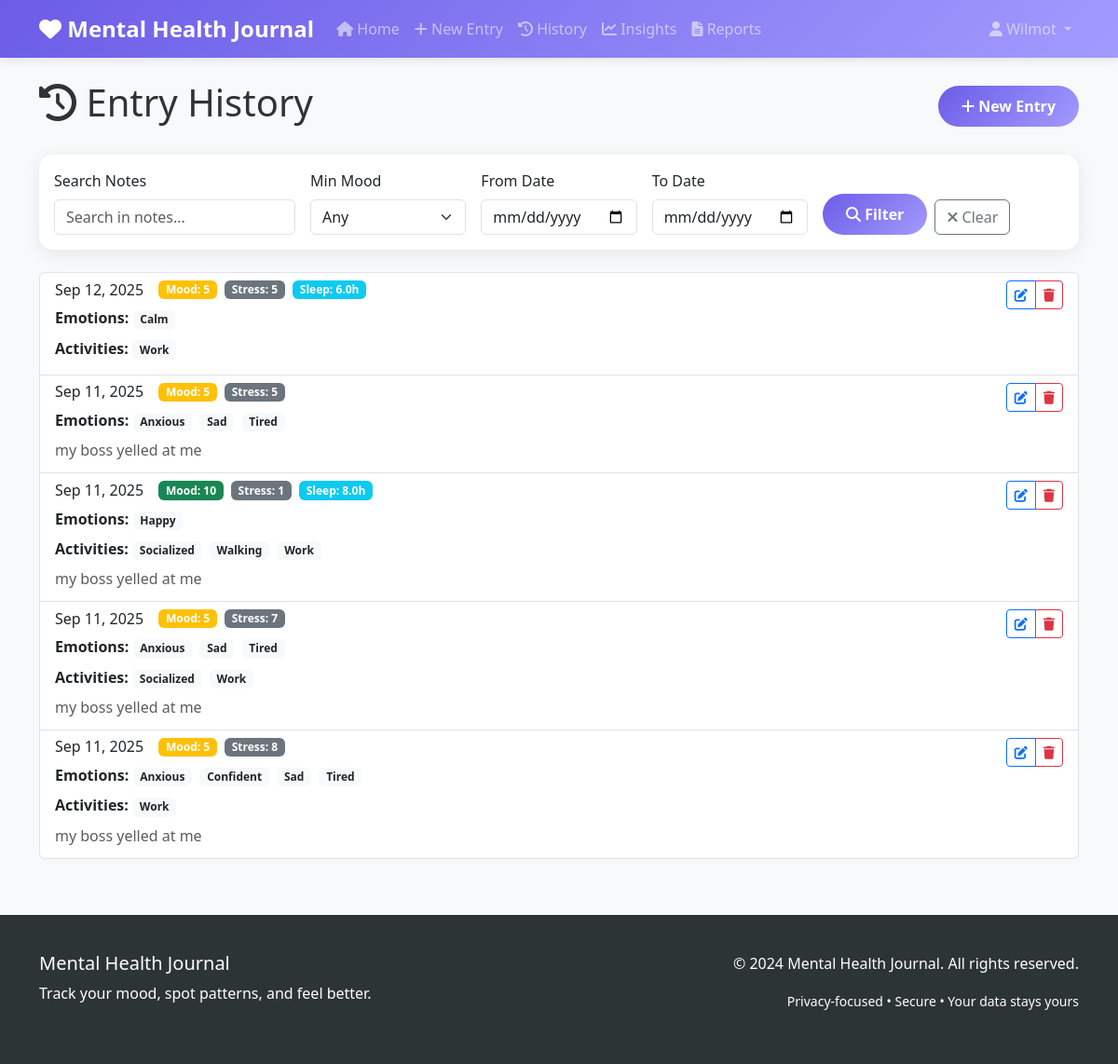
The page /app/history/ (signed in) on the database its author committed.
### accounts/models.py (models this page shows, shortened)
class User(AbstractUser):
    email = models.EmailField(unique=True)
    timezone = models.CharField(max_length=50, default='UTC')
    is_verified = models.BooleanField(default=False)
    created_at = models.DateTimeField(auto_now_add=True)
    updated_at = models.DateTimeField(auto_now=True)
    username = models.CharField(max_length=150, blank=True, null=True)
    USERNAME_FIELD = 'email'
    REQUIRED_FIELDS = ['first_name', 'last_name']
    objects = UserManager()

class EmotionTag(models.Model):
    name = models.CharField(max_length=50, unique=True)
    color = models.CharField(max_length=7, default='#6c757d')  # Hex color
    is_default = models.BooleanField(default=False)
    created_at = models.DateTimeField(auto_now_add=True)
    class Meta:
        ordering = ['name']

class ActivityTag(models.Model):
    name = models.CharField(max_length=50, unique=True)
    color = models.CharField(max_length=7, default='#6c757d')  # Hex color
    is_default = models.BooleanField(default=False)
    created_at = models.DateTimeField(auto_now_add=True)
    class Meta:
        ordering = ['name']

### journal/models.py (models this page shows, shortened)
class JournalEntry(models.Model):
    user = models.ForeignKey(User, on_delete=models.CASCADE, related_name='entries')
    date = models.DateField(default=timezone.now)
    mood_rating = models.IntegerField(choices=[(i, i) for i in range(11)], help_text="Mood rating from 0-10")
    stress_level = models.IntegerField(choices=[(i, i) for i in range(11)], null=True, blank=True, help_text="Stress level from 0-10")
    sleep_hours = models.FloatField(null=True, blank=True, help_text="Hours of sleep")
    notes = models.TextField(blank=True, help_text="Free text notes about the day")
    quick_prompt = models.TextField(blank=True, help_text="Response to daily prompt")
    created_at = models.DateTimeField(auto_now_add=True)
    updated_at = models.DateTimeField(auto_now=True)
    class Meta:
        ordering = ['-date', '-created_at']
        verbose_name_plural = 'Journal Entries'

class EntryEmotion(models.Model):
    entry = models.ForeignKey(JournalEntry, on_delete=models.CASCADE, related_name='emotions')
    emotion = models.ForeignKey(EmotionTag, on_delete=models.CASCADE)
    created_at = models.DateTimeField(auto_now_add=True)
    class Meta:
        unique_together = ['entry', 'emotion']

class EntryActivity(models.Model):
    entry = models.ForeignKey(JournalEntry, on_delete=models.CASCADE, related_name='activities')
    activity = models.ForeignKey(ActivityTag, on_delete=models.CASCADE)
    created_at = models.DateTimeField(auto_now_add=True)
    class Meta:
        unique_together = ['entry', 'activity']

### journal/views.py (the view)
# urls.py: path('history/', views.HistoryView.as_view(), name='history'),
class HistoryView(LoginRequiredMixin, TemplateView):
    template_name = 'journal/history.html'
    def get_context_data(self, **kwargs):
        context = super().get_context_data(**kwargs)
        user = self.request.user
        search = self.request.GET.get('search', '')
        mood_min = self.request.GET.get('mood_min', '')
        date_from = self.request.GET.get('date_from', '')
        date_to = self.request.GET.get('date_to', '')
        entries = user.entries.all()
        if search:
            entries = entries.filter(notes__icontains=search)
        if mood_min:
            entries = entries.filter(mood_rating__gte=int(mood_min))
        if date_from:
            entries = entries.filter(date__gte=datetime.strptime(date_from, '%Y-%m-%d').date())
        if date_to:
            entries = entries.filter(date__lte=datetime.strptime(date_to, '%Y-%m-%d').date())
        paginator = Paginator(entries, 20)
        page_number = self.request.GET.get('page')
        context['entries'] = paginator.get_page(page_number)
        context['search'] = search
        context['mood_min'] = mood_min
        context['date_from'] = date_from
        context['date_to'] = date_to
        return context

### templates/journal/history.html (shortened to what this page needs)
{% extends 'base.html' %}
{% block content %}
<div class="row">
    <div class="col-12">
        <div class="d-flex justify-content-between align-items-center mb-4">
            <h1>
                <i class="fas fa-history"></i> Entry History
            </h1>
            <a href="{% url 'journal:new_entry' %}" class="btn btn-primary">
                <i class="fas fa-plus"></i> New Entry
            </a>
        </div>
    </div>
</div>
<div class="card mb-4">
    <div class="card-body">
        <form method="get" class="row g-3">
            <div class="col-md-3">
                <label class="form-label">Search Notes</label>
                <input type="text"
                       class="form-control"
                       name="search"
                       value="{{ search }}"
                       placeholder="Search in notes...">
            </div>
            <div class="col-md-2">
                <label class="form-label">Min Mood</label>
                <select class="form-select" name="mood_min">
                    <option value="">Any</option>
                </select>
            </div>
            <div class="col-md-2">
                <label class="form-label">From Date</label>
                <input type="date"
                       class="form-control"
                       name="date_from"
                       value="{{ date_from }}">
            </div>
            <div class="col-md-2">
                <label class="form-label">To Date</label>
                <input type="date"
                       class="form-control"
                       name="date_to"
                       value="{{ date_to }}">
            </div>
            <div class="col-md-3 d-flex align-items-end">
                <button type="submit" class="btn btn-primary me-2">
                    <i class="fas fa-search"></i> Filter
                </button>
                <a href="{% url 'journal:history' %}" class="btn btn-outline-secondary">
                    <i class="fas fa-times"></i> Clear
                </a>
            </div>
        </form>
    </div>
</div>
<div class="row">
    <div class="col-12">
        {% if entries %}
            <div class="list-group">
                {% for entry in entries %}
                    <div class="list-group-item">
                        <div class="d-flex justify-content-between align-items-start">
                            <div class="flex-grow-1">
                                <div class="d-flex align-items-center mb-2">
                                    <h6 class="mb-0 me-3">{{ entry.date|date:"M d, Y" }}</h6>
                                    <span class="badge {% if entry.mood_rating >= 7 %}bg-success{% elif entry.mood_rating >= 4 %}bg-warning{% else %}bg-danger{% endif %} me-2">
                                        Mood: {{ entry.mood_rating }}
                                    </span>
                                    {% if entry.stress_level %}
                                        <span class="badge bg-secondary me-2">Stress: {{ entry.stress_level }}</span>
                                    {% endif %}
                                    {% if entry.sleep_hours %}
                                        <span class="badge bg-info me-2">Sleep: {{ entry.sleep_hours }}h</span>
                                    {% endif %}
                                </div>
                                {% if entry.emotions.exists %}
                                    <div class="mb-2">
                                        <strong>Emotions:</strong>
                                        {% for emotion in entry.emotions.all %}
                                            <span class="badge bg-light text-dark me-1">{{ emotion.emotion.name }}</span>
                                        {% endfor %}
                                    </div>
                                {% endif %}
                                {% if entry.activities.exists %}
                                    <div class="mb-2">
                                        <strong>Activities:</strong>
                                        {% for activity in entry.activities.all %}
                                            <span class="badge bg-light text-dark me-1">{{ activity.activity.name }}</span>
                                        {% endfor %}
                                    </div>
                                {% endif %}
                                {% if entry.notes %}
                                    <p class="mb-1 text-muted">{{ entry.notes|truncatechars:200 }}</p>
                                {% endif %}
                            </div>
                            <div class="btn-group" role="group">
                                <a href="{% url 'journal:edit_entry' entry.id %}"
                                   class="btn btn-sm btn-outline-primary"
                                   data-bs-toggle="tooltip"
                                   title="Edit Entry">
                                    <i class="fas fa-edit"></i>
                                </a>
                                <button type="button"
                                        class="btn btn-sm btn-outline-danger"
                                        onclick="deleteEntry({{ entry.id }})"
                                        data-bs-toggle="tooltip"
                                        title="Delete Entry">
                                    <i class="fas fa-trash"></i>
                                </button>
                            </div>
                        </div>
                    </div>
                {% endfor %}
            </div>
        {% endif %}
    </div>
</div>
{% endblock %}

### templates/base.html (shortened to what this page needs)
<!DOCTYPE html>
<html lang="en">
<head>
    <link href="https://cdn.jsdelivr.net/npm/bootstrap@5.3.0/dist/css/bootstrap.min.css" rel="stylesheet">
    <link href="https://cdnjs.cloudflare.com/ajax/libs/font-awesome/6.4.0/css/all.min.css" rel="stylesheet">
</head>
<body>
    <nav class="navbar navbar-expand-lg navbar-dark">
        <div class="container">
            <a class="navbar-brand" href="{% if user.is_authenticated %}{% url 'journal:home' %}{% else %}{% url 'landing' %}{% endif %}">
                <i class="fas fa-heart"></i> Mental Health Journal
            </a>
            <div class="collapse navbar-collapse" id="navbarNav">
                <ul class="navbar-nav me-auto">
                    {% if user.is_authenticated %}
                        <li class="nav-item">
                            <a class="nav-link" href="{% url 'journal:home' %}">
                                <i class="fas fa-home"></i> Home
                            </a>
                        </li>
                        <li class="nav-item">
                            <a class="nav-link" href="{% url 'journal:new_entry' %}">
                                <i class="fas fa-plus"></i> New Entry
                            </a>
                        </li>
                        <li class="nav-item">
                            <a class="nav-link" href="{% url 'journal:history' %}">
                                <i class="fas fa-history"></i> History
                            </a>
                        </li>
                        <li class="nav-item">
                            <a class="nav-link" href="{% url 'insights:insights' %}">
                                <i class="fas fa-chart-line"></i> Insights
                            </a>
                        </li>
                        <li class="nav-item">
                            <a class="nav-link" href="{% url 'reports:reports' %}">
                                <i class="fas fa-file-alt"></i> Reports
                            </a>
                        </li>
                    {% endif %}
                </ul>
                <ul class="navbar-nav">
                    {% if user.is_authenticated %}
                        <li class="nav-item dropdown">
                            <a class="nav-link dropdown-toggle" href="#" id="navbarDropdown" role="button" data-bs-toggle="dropdown">
                                <i class="fas fa-user"></i> {{ user.first_name|default:user.email }}
                            </a>
                        </li>
                    {% endif %}
                </ul>
            </div>
        </div>
    </nav>
    <main class="container my-4">
        {% block content %}{% endblock %}
    </main>
    <footer class="footer">
        <div class="container">
            <div class="row">
                <div class="col-md-6">
                    <h5>Mental Health Journal</h5>
                    <p>Track your mood, spot patterns, and feel better.</p>
                </div>
                <div class="col-md-6 text-md-end">
                    <p>&copy; 2024 Mental Health Journal. All rights reserved.</p>
                    <p><small>Privacy-focused • Secure • Your data stays yours</small></p>
                </div>
            </div>
        </div>
    </footer>
</body>
</html>

### templates/base.html (style rules this page uses)
:root { --primary-color: #6c5ce7; --secondary-color: #a29bfe; --accent-color: #fd79a8; --success-color: #00b894; --warning-color: #fdcb6e; --danger-color: #e17055; --light-bg: #f8f9fa; --dark-bg: #2d3436; }
body { font-family: 'Segoe UI', Tahoma, Geneva, Verdana, sans-serif; background-color: var(--light-bg); color: #2d3436; }
.navbar { background: linear-gradient(135deg, var(--primary-color), var(--secondary-color)); box-shadow: 0 2px 10px rgba(0,0,0,0.1); }
.navbar-brand { font-weight: 700; font-size: 1.5rem; }
.card { border: none; border-radius: 15px; box-shadow: 0 4px 20px rgba(0,0,0,0.08); transition: transform 0.2s ease; }
.btn-primary { background: linear-gradient(135deg, var(--primary-color), var(--secondary-color)); border: none; border-radius: 25px; padding: 10px 25px; font-weight: 600; transition: all 0.3s ease; }
.footer { background: var(--dark-bg); color: white; padding: 40px 0; margin-top: 60px; }

### rows shown on the page
User: first_name "Wilmot"
JournalEntry: date "Sep 12, 2025", mood_rating "5", stress_level "5", sleep_hours "6.0"
EntryEmotion: emotion.name "Calm"
EntryActivity: activity.name "Work"
JournalEntry: date "Sep 11, 2025", mood_rating "5", stress_level "5", notes "my boss yelled at me"
EntryEmotion: emotion.name "Anxious"
EntryEmotion: emotion.name "Sad"
EntryEmotion: emotion.name "Tired"
JournalEntry: date "Sep 11, 2025", mood_rating "10", stress_level "1", sleep_hours "8.0", notes "my boss yelled at me"
EntryEmotion: emotion.name "Happy"
EntryActivity: activity.name "Socialized"
EntryActivity: activity.name "Walking"
EntryActivity: activity.name "Work"
JournalEntry: date "Sep 11, 2025", mood_rating "5", stress_level "7", notes "my boss yelled at me"
EntryEmotion: emotion.name "Anxious"
EntryEmotion: emotion.name "Sad"
EntryEmotion: emotion.name "Tired"
EntryActivity: activity.name "Socialized"
EntryActivity: activity.name "Work"
JournalEntry: date "Sep 11, 2025", mood_rating "5", stress_level "8", notes "my boss yelled at me"
EntryEmotion: emotion.name "Anxious"
EntryEmotion: emotion.name "Confident"
EntryEmotion: emotion.name "Sad"
EntryEmotion: emotion.name "Tired"
EntryActivity: activity.name "Work"
